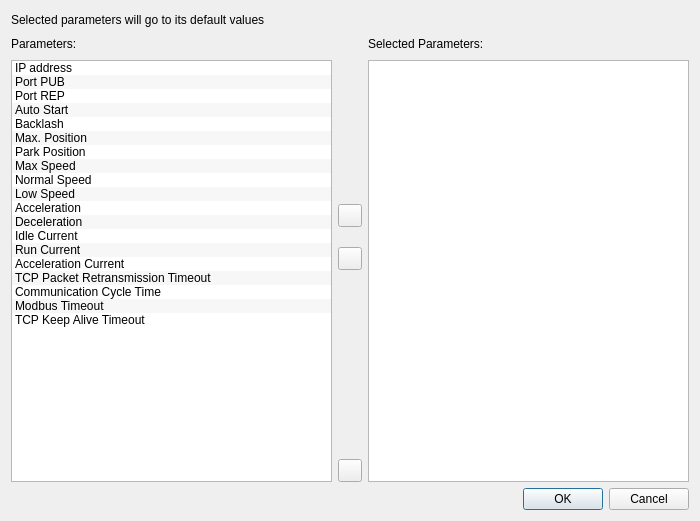
<?xml version="1.0" encoding="UTF-8"?>
<ui version="4.0">
 <class>Form</class>
 <widget class="QWidget" name="Form">
  <property name="geometry">
   <rect>
    <x>0</x>
    <y>0</y>
    <width>700</width>
    <height>521</height>
   </rect>
  </property>
  <property name="windowTitle">
   <string>Form</string>
  </property>
  <layout class="QGridLayout" name="gridLayout_2">
   <item row="0" column="0" colspan="3">
    <layout class="QHBoxLayout" name="horizontalLayout">
     <item>
      <widget class="QLabel" name="lblInfo">
       <property name="minimumSize">
        <size>
         <width>231</width>
         <height>0</height>
        </size>
       </property>
       <property name="text">
        <string>Selected parameters will go to its default values</string>
       </property>
      </widget>
     </item>
     <item>
      <spacer name="horizontalSpacer_2">
       <property name="orientation">
        <enum>Qt::Orientation::Horizontal</enum>
       </property>
       <property name="sizeHint" stdset="0">
        <size>
         <width>228</width>
         <height>17</height>
        </size>
       </property>
      </spacer>
     </item>
     <item>
      <widget class="QLabel" name="label">
       <property name="maximumSize">
        <size>
         <width>46</width>
         <height>46</height>
        </size>
       </property>
       <property name="text">
        <string/>
       </property>
       <property name="pixmap">
        <pixmap>../lna_logo.png</pixmap>
       </property>
       <property name="scaledContents">
        <bool>true</bool>
       </property>
      </widget>
     </item>
    </layout>
   </item>
   <item row="1" column="0">
    <layout class="QGridLayout" name="gridLayout_3">
     <item row="0" column="0">
      <widget class="QLabel" name="label_2">
       <property name="text">
        <string>Parameters:</string>
       </property>
      </widget>
     </item>
     <item row="0" column="1">
      <spacer name="horizontalSpacer_3">
       <property name="orientation">
        <enum>Qt::Orientation::Horizontal</enum>
       </property>
       <property name="sizeHint" stdset="0">
        <size>
         <width>40</width>
         <height>20</height>
        </size>
       </property>
      </spacer>
     </item>
     <item row="1" column="0" colspan="2">
      <widget class="QListWidget" name="listParameters">
       <property name="dragEnabled">
        <bool>true</bool>
       </property>
       <property name="dragDropMode">
        <enum>QAbstractItemView::DragDropMode::DragOnly</enum>
       </property>
       <property name="alternatingRowColors">
        <bool>true</bool>
       </property>
       <property name="selectionMode">
        <enum>QAbstractItemView::SelectionMode::ExtendedSelection</enum>
       </property>
       <property name="layoutMode">
        <enum>QListView::LayoutMode::SinglePass</enum>
       </property>
       <property name="spacing">
        <number>1</number>
       </property>
       <property name="supportedDragActions">
        <set>Qt::DropAction::CopyAction</set>
       </property>
       <item>
        <property name="text">
         <string>IP address</string>
        </property>
        <property name="statusTip">
         <string>SERVER_IP</string>
        </property>
       </item>
       <item>
        <property name="text">
         <string>Port PUB</string>
        </property>
        <property name="toolTip">
         <string/>
        </property>
        <property name="statusTip">
         <string>PORT_PUB</string>
        </property>
       </item>
       <item>
        <property name="text">
         <string>Port REP</string>
        </property>
        <property name="toolTip">
         <string/>
        </property>
        <property name="statusTip">
         <string>PORT_REP</string>
        </property>
       </item>
       <item>
        <property name="text">
         <string>Auto Start</string>
        </property>
        <property name="statusTip">
         <string>STARTUP</string>
        </property>
       </item>
       <item>
        <property name="text">
         <string>Backlash</string>
        </property>
        <property name="statusTip">
         <string>BACKLASH</string>
        </property>
       </item>
       <item>
        <property name="text">
         <string>Max. Position</string>
        </property>
        <property name="statusTip">
         <string>MAX_POS</string>
        </property>
       </item>
       <item>
        <property name="text">
         <string>Park Position</string>
        </property>
        <property name="statusTip">
         <string>PARK_POS</string>
        </property>
       </item>
       <item>
        <property name="text">
         <string>Max Speed</string>
        </property>
        <property name="statusTip">
         <string>MAX_SPEED</string>
        </property>
       </item>
       <item>
        <property name="text">
         <string>Normal Speed</string>
        </property>
        <property name="statusTip">
         <string>NORMAL_SPEED</string>
        </property>
       </item>
       <item>
        <property name="text">
         <string>Low Speed</string>
        </property>
        <property name="statusTip">
         <string>LOW_SPEED</string>
        </property>
       </item>
       <item>
        <property name="text">
         <string>Acceleration</string>
        </property>
        <property name="statusTip">
         <string>ACCELERATION</string>
        </property>
       </item>
       <item>
        <property name="text">
         <string>Deceleration</string>
        </property>
        <property name="statusTip">
         <string>DECELERATION</string>
        </property>
       </item>
       <item>
        <property name="text">
         <string>Idle Current</string>
        </property>
        <property name="statusTip">
         <string>IDLE_CURRENT</string>
        </property>
       </item>
       <item>
        <property name="text">
         <string>Run Current</string>
        </property>
        <property name="statusTip">
         <string>RUN_CURRENT</string>
        </property>
       </item>
       <item>
        <property name="text">
         <string>Acceleration Current</string>
        </property>
        <property name="statusTip">
         <string>ACC_CURRENT</string>
        </property>
       </item>
       <item>
        <property name="text">
         <string>TCP Packet Retransmission Timeout</string>
        </property>
        <property name="statusTip">
         <string>TCP_RETRANSMISSION_TIMEOUT</string>
        </property>
       </item>
       <item>
        <property name="text">
         <string>Communication Cycle Time</string>
        </property>
        <property name="statusTip">
         <string>TCP_COM_CYCLE_TIMEOUT</string>
        </property>
       </item>
       <item>
        <property name="text">
         <string>Modbus Timeout</string>
        </property>
        <property name="statusTip">
         <string>TCP_MODBUS_TIMEOUT</string>
        </property>
       </item>
       <item>
        <property name="text">
         <string>TCP Keep Alive Timeout</string>
        </property>
        <property name="statusTip">
         <string>TCP_KEEP_ALIVE_TIMEOUT</string>
        </property>
       </item>
      </widget>
     </item>
    </layout>
   </item>
   <item row="1" column="1">
    <layout class="QVBoxLayout" name="verticalLayout">
     <property name="spacing">
      <number>20</number>
     </property>
     <item>
      <spacer name="verticalSpacer">
       <property name="orientation">
        <enum>Qt::Orientation::Vertical</enum>
       </property>
       <property name="sizeHint" stdset="0">
        <size>
         <width>20</width>
         <height>40</height>
        </size>
       </property>
      </spacer>
     </item>
     <item>
      <widget class="QToolButton" name="btnSelectParameters">
       <property name="toolTip">
        <string>Add parameters</string>
       </property>
       <property name="statusTip">
        <string>Add selected parameters</string>
       </property>
       <property name="text">
        <string/>
       </property>
       <property name="icon">
        <iconset theme="QIcon::ThemeIcon::ListAdd"/>
       </property>
      </widget>
     </item>
     <item>
      <widget class="QToolButton" name="btnAddAll">
       <property name="text">
        <string/>
       </property>
       <property name="icon">
        <iconset theme="QIcon::ThemeIcon::MailForward"/>
       </property>
      </widget>
     </item>
     <item>
      <spacer name="verticalSpacer_2">
       <property name="orientation">
        <enum>Qt::Orientation::Vertical</enum>
       </property>
       <property name="sizeHint" stdset="0">
        <size>
         <width>20</width>
         <height>40</height>
        </size>
       </property>
      </spacer>
     </item>
     <item>
      <widget class="QToolButton" name="btnRemoveParameters">
       <property name="toolTip">
        <string>Remove Parameters</string>
       </property>
       <property name="statusTip">
        <string>Remove from Selected Parameters</string>
       </property>
       <property name="text">
        <string/>
       </property>
       <property name="icon">
        <iconset theme="QIcon::ThemeIcon::EditDelete"/>
       </property>
      </widget>
     </item>
    </layout>
   </item>
   <item row="1" column="2">
    <layout class="QGridLayout" name="gridLayout">
     <item row="0" column="0">
      <widget class="QLabel" name="label_3">
       <property name="text">
        <string>Selected Parameters:</string>
       </property>
      </widget>
     </item>
     <item row="0" column="1">
      <spacer name="horizontalSpacer_4">
       <property name="orientation">
        <enum>Qt::Orientation::Horizontal</enum>
       </property>
       <property name="sizeHint" stdset="0">
        <size>
         <width>199</width>
         <height>20</height>
        </size>
       </property>
      </spacer>
     </item>
     <item row="1" column="0" colspan="2">
      <widget class="QListWidget" name="listSelectedParameters">
       <property name="dragDropMode">
        <enum>QAbstractItemView::DragDropMode::DropOnly</enum>
       </property>
       <property name="alternatingRowColors">
        <bool>true</bool>
       </property>
       <property name="selectionMode">
        <enum>QAbstractItemView::SelectionMode::ExtendedSelection</enum>
       </property>
       <property name="spacing">
        <number>1</number>
       </property>
       <property name="viewMode">
        <enum>QListView::ViewMode::ListMode</enum>
       </property>
       <property name="supportedDragActions">
        <set>Qt::DropAction::CopyAction</set>
       </property>
      </widget>
     </item>
    </layout>
   </item>
   <item row="2" column="0" colspan="3">
    <layout class="QHBoxLayout" name="horizontalLayout_2">
     <item>
      <spacer name="horizontalSpacer">
       <property name="orientation">
        <enum>Qt::Orientation::Horizontal</enum>
       </property>
       <property name="sizeHint" stdset="0">
        <size>
         <width>67</width>
         <height>20</height>
        </size>
       </property>
      </spacer>
     </item>
     <item>
      <widget class="QDialogButtonBox" name="buttonBox">
       <property name="standardButtons">
        <set>QDialogButtonBox::StandardButton::Cancel|QDialogButtonBox::StandardButton::Ok</set>
       </property>
      </widget>
     </item>
    </layout>
   </item>
  </layout>
 </widget>
 <resources/>
 <connections/>
</ui>
